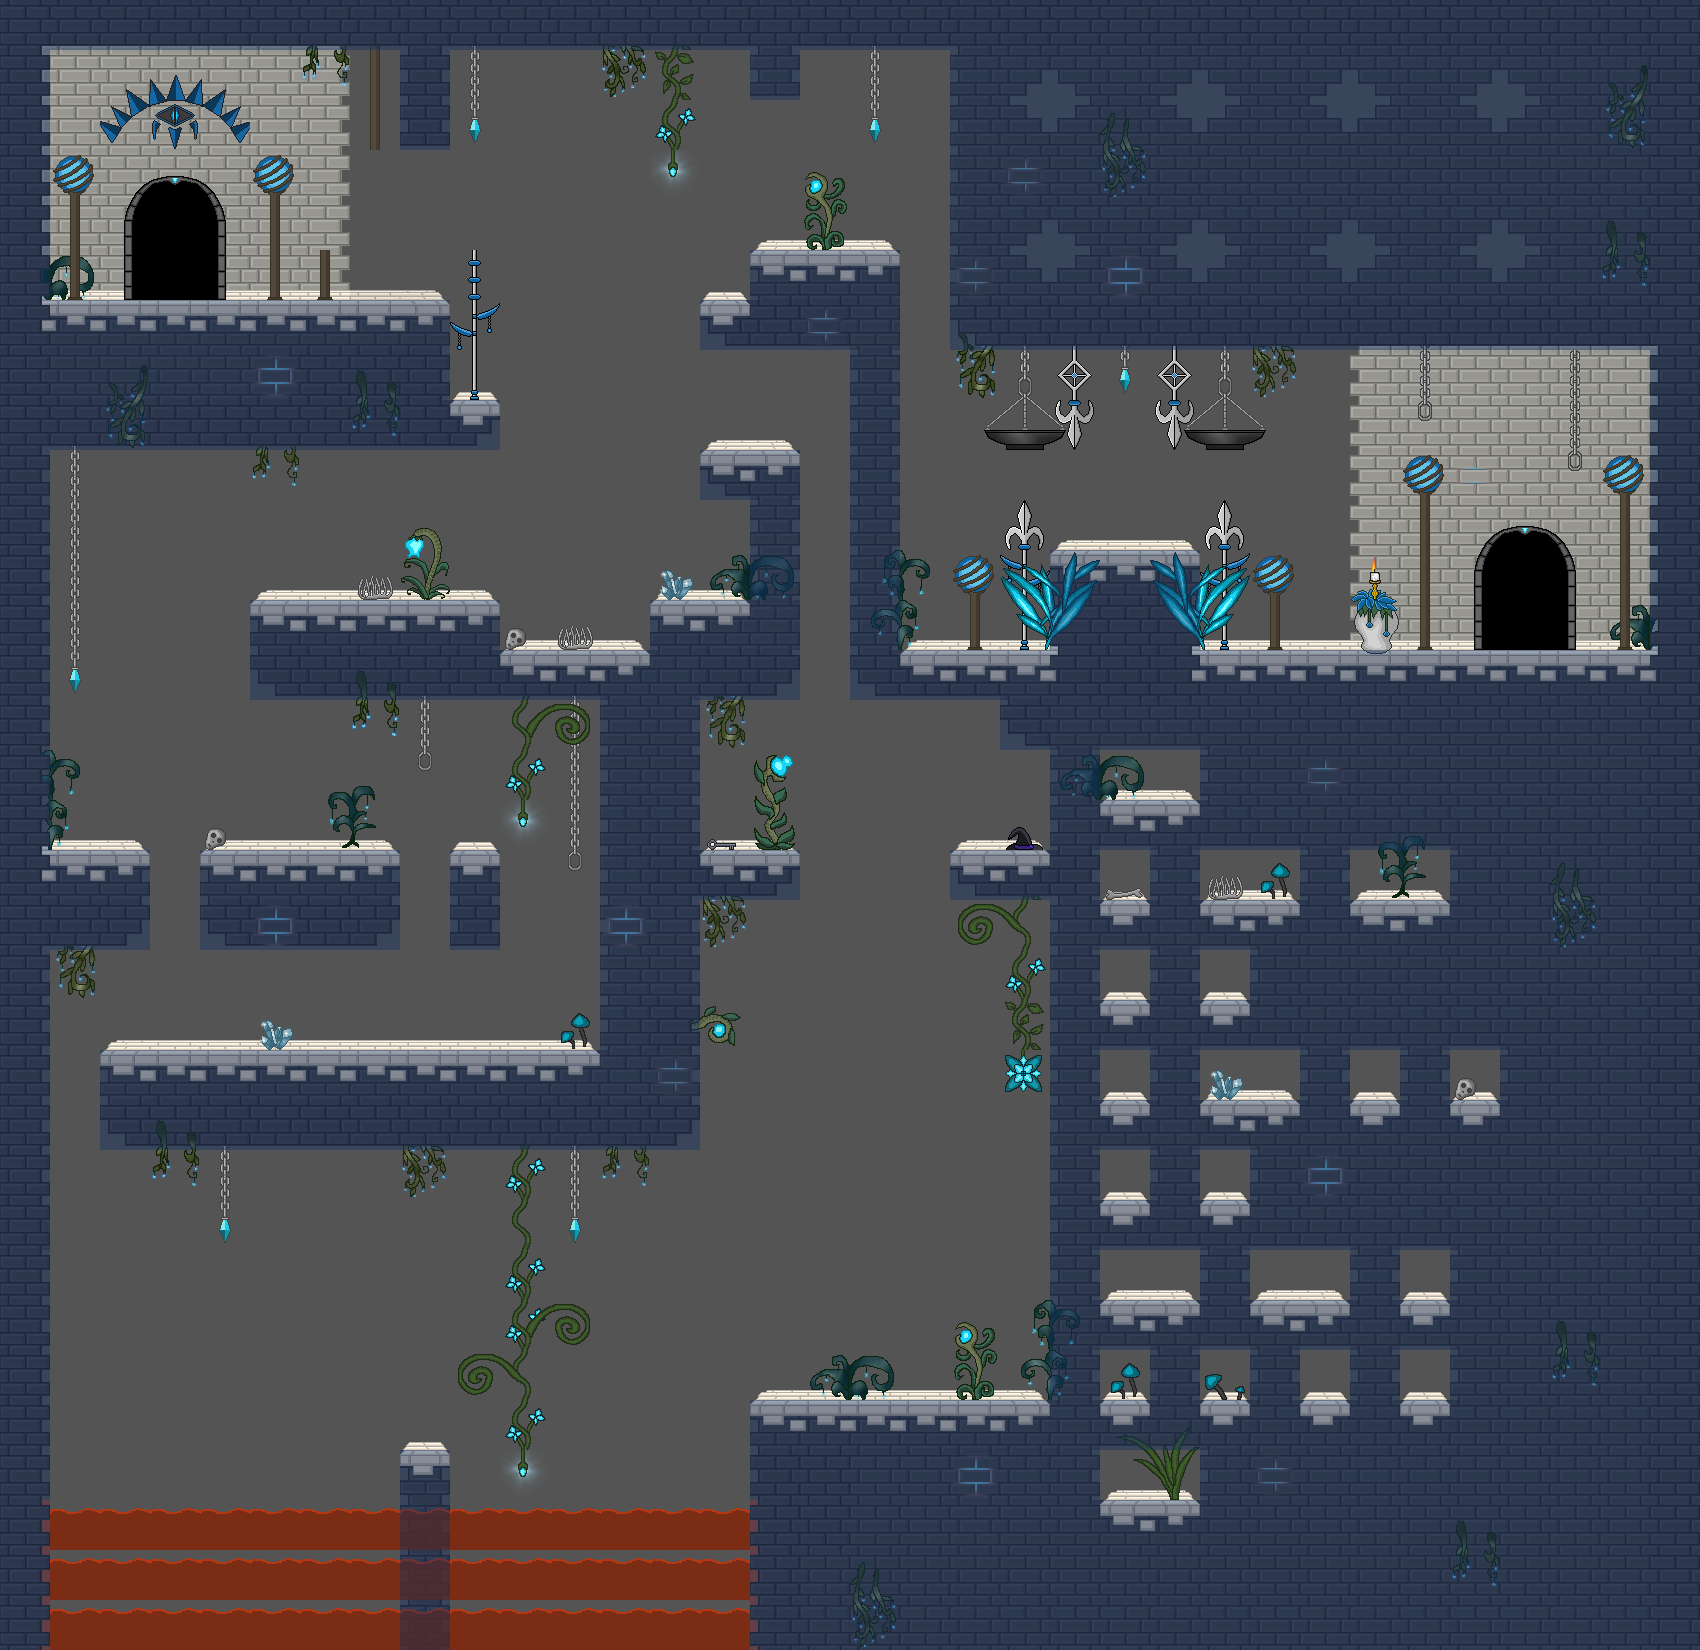

This is a level from a 2D game, rendered from its Tiled map with the project's own tilesets. A one-line summary and the map file follow, with tile-layer data summarised:
An orthogonal 34x33 tile map with 50x50 px tiles, 9 tile layers (BG 1, BG 2, BG 3, BG 4, ...), 4 tilesets and 50 objects.

<map version="1.2" tiledversion="1.2.5" orientation="orthogonal" renderorder="right-down" width="34" height="33" tilewidth="50" tileheight="50" infinite="0" backgroundcolor="#545454" nextlayerid="15" nextobjectid="202">
 <properties>
  <property name="backgroundlayers" value="-1.0,res/level/yashapuzzle/layer_thief.png,2.0,res/level/yashapuzzle/layer_2.png" />
  <property name="dimming" value="0.7" />
  <property name="musicpath" value="res/music/thieves_theme.ogg" />
  <property name="tilesetpath" value="res/level/yashapuzzle/tileset_level_yashapuzzle_thief.png" />
 </properties>
 <tileset firstgid="1" name="tileset_level_yashapuzzle_thief" tilewidth="50" tileheight="50" spacing="2" margin="1" tilecount="784" columns="28">
  <image source="tileset_level_yashapuzzle_thief.png" width="1500" height="1500" />
  <tile id="69">
   <objectgroup draworder="index" />
  </tile>
  <tile id="70">
   <objectgroup draworder="index" />
  </tile>
  <tile id="71">
   <properties>
    <property name="light" value="40,30,100,150,0.5" />
   </properties>
   <objectgroup draworder="index" />
   <animation>
    <frame tileid="71" duration="100" />
    <frame tileid="99" duration="100" />
    <frame tileid="127" duration="100" />
   </animation>
  </tile>
  <tile id="127">
   <properties>
    <property name="light" value="25,25,100,150,0.8" />
   </properties>
   <objectgroup draworder="index" />
  </tile>
  <tile id="132">
   <properties>
    <property name="light" value="25,15,150,100,1.0" />
   </properties>
   <objectgroup draworder="index" />
  </tile>
  <tile id="168">
   <properties>
    <property name="light" value="25,25,150,150,0.6" />
   </properties>
   <objectgroup draworder="index" />
  </tile>
  <tile id="177">
   <properties>
    <property name="light" value="25,25,100,100,0.5" />
   </properties>
   <objectgroup draworder="index" />
  </tile>
  <tile id="178">
   <properties>
    <property name="light" value="25,25,100,100,0.2" />
   </properties>
   <objectgroup draworder="index" />
  </tile>
  <tile id="229">
   <properties>
    <property name="light" value="25,25,100,100,0.3" />
   </properties>
   <objectgroup draworder="index" />
  </tile>
  <tile id="261">
   <properties>
    <property name="light" value="25,25,150,150,0.8" />
   </properties>
   <objectgroup draworder="index" />
  </tile>
  <tile id="300">
   <properties>
    <property name="light" value="25,30,100,150,1.0" />
   </properties>
   <objectgroup draworder="index" />
  </tile>
  <tile id="374">
   <properties>
    <property name="light" value="25,30,50,70,1.0" />
   </properties>
   <objectgroup draworder="index" />
  </tile>
  <tile id="377">
   <properties>
    <property name="light" value="50,25,100,100,0.4" />
   </properties>
   <objectgroup draworder="index" />
  </tile>
  <tile id="535">
   <properties>
    <property name="light" value="35,35,100,100,0.5" />
   </properties>
   <objectgroup draworder="index" />
  </tile>
  <tile id="536">
   <properties>
    <property name="light" value="30,30,100,100,0.5" />
   </properties>
   <objectgroup draworder="index" />
  </tile>
  <tile id="538">
   <properties>
    <property name="light" value="30,30,100,100,0.9" />
   </properties>
   <objectgroup draworder="index" />
  </tile>
  <tile id="567">
   <properties>
    <property name="light" value="20,30,100,100,0.9" />
   </properties>
   <objectgroup draworder="index" />
  </tile>
  <tile id="590">
   <properties>
    <property name="light" value="25,20,60,70,0.5" />
   </properties>
   <objectgroup draworder="index" />
  </tile>
  <tile id="594">
   <properties>
    <property name="light" value="30,20,150,150,0.9" />
   </properties>
   <objectgroup draworder="index" />
  </tile>
  <tile id="595">
   <properties>
    <property name="light" value="20,45,100,150,0.9" />
   </properties>
   <objectgroup draworder="index" />
  </tile>
  <tile id="596">
   <properties>
    <property name="light" value="15,40,100,100,0.9" />
   </properties>
   <objectgroup draworder="index" />
  </tile>
  <tile id="636">
   <properties>
    <property name="light" value="5,35,100,100,0.5" />
   </properties>
   <objectgroup draworder="index" />
  </tile>
  <tile id="637">
   <properties>
    <property name="light" value="35,35,100,100,0.5" />
   </properties>
   <objectgroup draworder="index" />
  </tile>
  <tile id="690">
   <properties>
    <property name="light" value="50,20,60,70,0.5" />
   </properties>
   <objectgroup draworder="index" />
  </tile>
 </tileset>
 <tileset firstgid="785" name="tileset_level_dynamic_tiles" tilewidth="50" tileheight="50" spacing="2" margin="1" tilecount="560" columns="40">
  <image source="../../convenience/tilesets/tileset_level_dynamic_tiles.png" width="2080" height="728" />
 </tileset>
 <tileset firstgid="1345" name="tileset_enemies" tilewidth="50" tileheight="50" spacing="2" margin="1" tilecount="50" columns="5">
  <image source="../../convenience/tilesets/tileset_enemies.png" width="260" height="520" />
 </tileset>
 <tileset firstgid="1395" name="spritesheet_levelitems" tilewidth="50" tileheight="50" tilecount="576" columns="24">
  <image source="../../convenience/tilesets/spritesheet_levelitems.png" width="1200" height="1200" />
  <tile id="0">
   <properties>
    <property name="id" value="fo_caveberry" />
   </properties>
  </tile>
  <tile id="1">
   <properties>
    <property name="id" value="mi_goldengoblet" />
   </properties>
  </tile>
  <tile id="2">
   <properties>
    <property name="id" value="go_onecoin" />
   </properties>
  </tile>
  <tile id="3">
   <properties>
    <property name="id" value="sp_fear" />
   </properties>
  </tile>
  <tile id="6">
   <properties>
    <property name="id" value="mi_candleholder" />
   </properties>
  </tile>
  <tile id="25">
   <properties>
    <property name="id" value="fo_healingherb" />
   </properties>
  </tile>
  <tile id="26">
   <properties>
    <property name="id" value="fo_glowingshroom" />
   </properties>
  </tile>
  <tile id="27">
   <properties>
    <property name="id" value="go_threecoins" />
   </properties>
  </tile>
  <tile id="28">
   <properties>
    <property name="id" value="fo_water" />
   </properties>
  </tile>
  <tile id="34">
   <properties>
    <property name="id" value="mi_ironore" />
   </properties>
  </tile>
  <tile id="50">
   <properties>
    <property name="id" value="fo_lesserhealingpotion" />
   </properties>
  </tile>
  <tile id="56">
   <properties>
    <property name="id" value="co_smallpouch" />
   </properties>
  </tile>
  <tile id="58">
   <properties>
    <property name="id" value="eq_aquamarinering" />
   </properties>
  </tile>
  <tile id="72">
   <properties>
    <property name="id" value="fo_apple" />
   </properties>
  </tile>
  <tile id="73">
   <properties>
    <property name="id" value="mi_silverplate" />
   </properties>
  </tile>
  <tile id="106">
   <properties>
    <property name="id" value="ke_yashathief" />
   </properties>
   <objectgroup draworder="index" />
  </tile>
  <tile id="120">
   <properties>
    <property name="id" value="fo_mediumhealingpotion" />
   </properties>
  </tile>
  <tile id="128">
   <properties>
    <property name="id" value="qe_brokenstaff2" />
   </properties>
  </tile>
  <tile id="129">
   <properties>
    <property name="id" value="fo_wine" />
   </properties>
  </tile>
  <tile id="147">
   <properties>
    <property name="id" value="eq_wizardhatshadow" />
   </properties>
   <objectgroup draworder="index" />
  </tile>
 </tileset>
 <layer id="1" name="BG 1" width="34" height="33" opacity="0.9">
  <data>[1122 cells, 605 non-empty, 38 distinct tile ids]</data>
 </layer>
 <layer id="2" name="BG 2" width="34" height="33">
  <data>[1122 cells, 229 non-empty, 40 distinct tile ids]</data>
 </layer>
 <layer id="3" name="BG 3" width="34" height="33">
  <data>[1122 cells, 119 non-empty, 25 distinct tile ids]</data>
 </layer>
 <layer id="4" name="BG 4" width="34" height="33">
  <data>[1122 cells, 77 non-empty, 24 distinct tile ids]</data>
 </layer>
 <layer id="5" name="item" width="34" height="33">
  <data>[1122 cells, 2 non-empty, 2 distinct tile ids]</data>
 </layer>
 <layer id="6" name="fluid" width="34" height="33">
  <data>[1122 cells, 42 non-empty, 1 distinct tile ids]</data>
 </layer>
 <layer id="7" name="LFG 1" width="34" height="33">
  <data>[1122 cells, 117 non-empty, 33 distinct tile ids]</data>
 </layer>
 <layer id="8" name="LFG 2" width="34" height="33">
  <data>[1122 cells, 40 non-empty, 4 distinct tile ids]</data>
 </layer>
 <layer id="9" name="collidable" width="34" height="33">
  <data>[1122 cells, 560 non-empty, 1 distinct tile ids]</data>
 </layer>
 <objectgroup id="10" name="dynamic">
  <object id="145" gid="1083" x="300" y="275" width="50" height="50">
   <properties>
    <property name="text" value="NeedPicklock" />
   </properties>
  </object>
  <object id="146" gid="844" x="250" y="200" width="50" height="50">
   <properties>
    <property name="color" value="blue" />
   </properties>
  </object>
  <object id="148" gid="810" x="400" y="200" width="50" height="50">
   <properties>
    <property name="collidable" value="" />
    <property name="strength" value="1" />
    <property name="width" value="1" />
   </properties>
  </object>
  <object id="151" gid="844" x="50" y="200" width="50" height="50">
   <properties>
    <property name="color" value="blue" />
   </properties>
  </object>
  <object id="153" gid="810" x="750" y="150" width="50" height="50">
   <properties>
    <property name="collidable" value="" />
    <property name="key" value="ke_yashathief" />
    <property name="strength" value="4" />
    <property name="width" value="1" />
   </properties>
  </object>
  <object id="156" gid="808" x="600" y="650" width="50" height="50" />
  <object id="157" gid="830" x="500" y="650" width="50" height="50" />
  <object id="159" gid="883" x="450" y="275" width="50" height="50">
   <properties>
    <property name="text" value="NeedInvisibility" />
   </properties>
  </object>
  <object id="161" gid="843" x="350" y="175" width="50" height="50">
   <properties>
    <property name="text" value="NeedTwilight" />
   </properties>
  </object>
  <object id="162" gid="926" x="800" y="500" width="50" height="50" />
  <object id="167" gid="893" x="1100" y="550" width="50" height="50">
   <properties>
    <property name="spellid" value="10" />
   </properties>
  </object>
  <object id="168" gid="851" x="1300" y="400" width="50" height="50" />
  <object id="169" gid="851" x="1300" y="500" width="50" height="50" />
  <object id="170" gid="851" x="1300" y="600" width="50" height="50" />
  <object id="172" gid="870" x="550" y="650" width="50" height="50" />
  <object id="173" gid="805" x="800" y="599" width="50" height="50">
   <properties>
    <property name="size" value="7" />
   </properties>
  </object>
  <object id="175" gid="926" x="800" y="600" width="50" height="50" />
  <object id="181" gid="846" x="800" y="900" width="50" height="50" />
  <object id="182" gid="846" x="850" y="900" width="50" height="50" />
  <object id="183" gid="846" x="900" y="900" width="50" height="50" />
  <object id="185" gid="810" x="950" y="750" width="50" height="50">
   <properties>
    <property name="collidable" value="" />
    <property name="strength" value="1" />
    <property name="width" value="1" />
   </properties>
  </object>
  <object id="186" gid="804" x="1000" y="450" width="50" height="50">
   <properties>
    <property name="color" value="blue" />
   </properties>
  </object>
  <object id="187" gid="804" x="1200" y="450" width="50" height="50">
   <properties>
    <property name="color" value="blue" />
   </properties>
  </object>
  <object id="188" gid="844" x="1100" y="400" width="50" height="50">
   <properties>
    <property name="color" value="blue" />
    <property name="layer" value="bg" />
   </properties>
  </object>
  <object id="189" gid="844" x="950" y="600" width="50" height="50">
   <properties>
    <property name="color" value="blue" />
    <property name="layer" value="bg" />
   </properties>
  </object>
  <object id="190" gid="844" x="1250" y="600" width="50" height="50">
   <properties>
    <property name="color" value="blue" />
    <property name="layer" value="bg" />
   </properties>
  </object>
  <object id="191" gid="844" x="1400" y="500" width="50" height="50">
   <properties>
    <property name="color" value="blue" />
   </properties>
  </object>
  <object id="192" gid="844" x="1600" y="500" width="50" height="50">
   <properties>
    <property name="color" value="blue" />
   </properties>
  </object>
  <object id="194" gid="828" x="625" y="775" width="50" height="50" />
  <object id="195" gid="844" x="450" y="150" width="50" height="50">
   <properties>
    <property name="color" value="blue" />
    <property name="layer" value="bg" />
   </properties>
  </object>
  <object id="196" gid="844" x="850" y="150" width="50" height="50">
   <properties>
    <property name="color" value="blue" />
    <property name="layer" value="bg" />
   </properties>
  </object>
  <object id="197" gid="844" x="50" y="700" width="50" height="50">
   <properties>
    <property name="color" value="blue" />
    <property name="layer" value="bg" />
   </properties>
  </object>
  <object id="198" gid="844" x="200" y="1250" width="50" height="50">
   <properties>
    <property name="color" value="blue" />
    <property name="layer" value="bg" />
   </properties>
  </object>
  <object id="199" gid="844" x="550" y="1250" width="50" height="50">
   <properties>
    <property name="color" value="blue" />
    <property name="layer" value="bg" />
   </properties>
  </object>
  <object id="201" gid="868" x="1500" y="425" width="50" height="50">
   <properties>
    <property name="color" value="blue" />
   </properties>
  </object>
 </objectgroup>
 <objectgroup id="11" name="lever 1">
  <object id="163" gid="1038" x="50" y="1350" width="50" height="50">
   <properties>
    <property name="direction" value="90" />
    <property name="distance" value="600" />
    <property name="inactive" value="" />
    <property name="size" value="1" />
    <property name="speed" value="100" />
   </properties>
  </object>
  <object id="171" gid="954" x="50" y="1250" width="50" height="50" />
 </objectgroup>
 <objectgroup id="12" name="lever 2">
  <object id="174" gid="1038" x="800" y="1350" width="50" height="50">
   <properties>
    <property name="direction" value="0" />
    <property name="distance" value="350" />
    <property name="inactive" value="" />
    <property name="size" value="3" />
    <property name="speed" value="100" />
    <property name="spikesbottom" value="" />
   </properties>
  </object>
  <object id="176" gid="914" x="1000" y="1350" width="50" height="50" />
 </objectgroup>
 <objectgroup id="13" name="enemy">
  <object id="149" gid="1360" x="525" y="225" width="50" height="50">
   <properties>
    <property name="luapath" value="res/level/yashapuzzle/observer1.lua" />
   </properties>
  </object>
  <object id="152" gid="1360" x="100" y="550" width="50" height="50">
   <properties>
    <property name="luapath" value="res/level/yashapuzzle/observer2.lua" />
   </properties>
  </object>
  <object id="154" gid="1360" x="150" y="800" width="50" height="50">
   <properties>
    <property name="luapath" value="res/level/yashapuzzle/observer3.lua" />
   </properties>
  </object>
  <object id="155" gid="1360" x="400" y="1050" width="50" height="50">
   <properties>
    <property name="luapath" value="res/level/yashapuzzle/observer4.lua" />
   </properties>
  </object>
  <object id="164" gid="1360" x="200" y="1325" width="50" height="50">
   <properties>
    <property name="luapath" value="res/level/yashapuzzle/observer5.lua" />
   </properties>
  </object>
  <object id="165" gid="1360" x="750" y="1200" width="50" height="50">
   <properties>
    <property name="luapath" value="res/level/yashapuzzle/observer6.lua" />
   </properties>
  </object>
  <object id="166" gid="1360" x="950" y="1200" width="50" height="50">
   <properties>
    <property name="luapath" value="res/level/yashapuzzle/observer7.lua" />
   </properties>
  </object>
  <object id="200" gid="1360" x="600" y="225" width="50" height="50">
   <properties>
    <property name="luapath" value="res/level/yashapuzzle/observer8.lua" />
   </properties>
  </object>
 </objectgroup>
 <objectgroup id="14" name="trigger">
  <object id="3" x="1500" y="550" width="50" height="100">
   <properties>
    <property name="keyguarded" value="" />
    <property name="map entry" value="res/map/highland/highland.tmx,490,1740" />
    <property name="persistent" value="" />
   </properties>
  </object>
  <object id="72" x="150" y="200" width="50" height="100">
   <properties>
    <property name="keyguarded" value="" />
    <property name="map entry" value="res/map/yashasanctuary/yashasanctuary.tmx,615,300" />
    <property name="persistent" value="" />
   </properties>
  </object>
  <object id="150" x="1100" y="500" width="50" height="50">
   <properties>
    <property name="add item" value="qe_thunderheart,1" />
    <property name="condition progress" value="default,yashapuzzle" />
   </properties>
  </object>
 </objectgroup>
</map>
